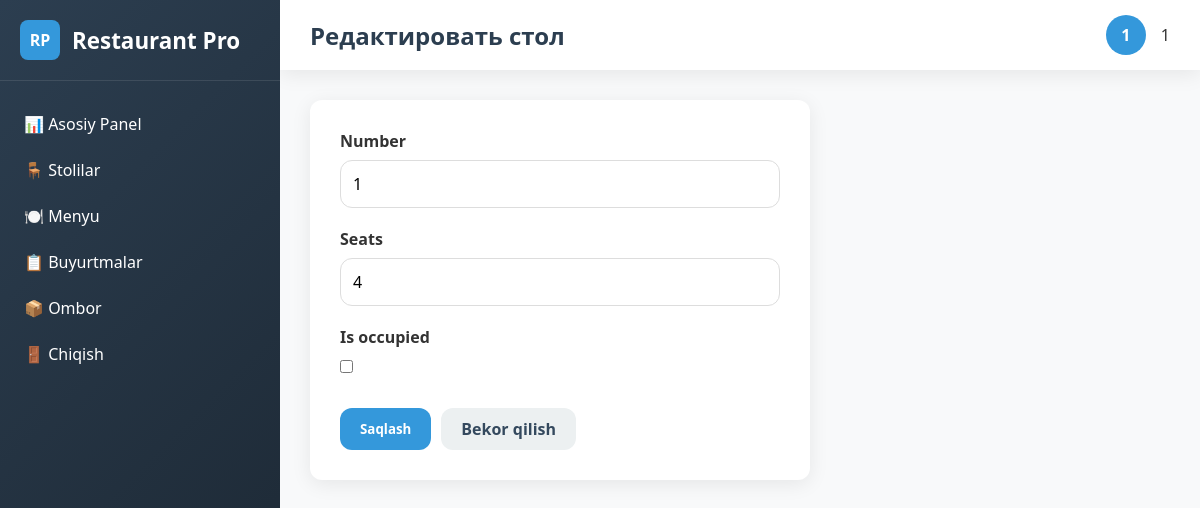
Page /tables/1/edit/ (signed in) on the committed database.
### main/models.py (models this page shows, shortened)
class User(AbstractUser):
    ROLE_CHOICES = [
        ('admin', 'Administrator'),
        ('manager', 'Menejer'),
        ('waiter', 'Ofitsiant'),
        ('cook', 'Oshpaz'),
        ('chef', 'Bosh Oshpaz'),
        ('cashier', 'Kassir'),
        ('storekeeper', 'Omborchi'),
    ]
    phone_regex = RegexValidator(
        regex=r'^\+998\d{9}$',
        message="Telefon raqam +998xxxxxxx formatida bo'lishi kerak."
    )
    phone = models.CharField(max_length=13, unique=True, null=True, blank=True, validators=[phone_regex])
    email = models.EmailField(unique=True)
    full_name = models.CharField(max_length=120)
    profile_picture = models.ImageField(upload_to='profile_pics/', blank=True, null=True)
    role = models.CharField(max_length=20, choices=ROLE_CHOICES, default='waiter')
    date_joined = models.DateTimeField(auto_now_add=True)
    class Meta:
        swappable = 'AUTH_USER_MODEL'

class Table(models.Model):
    number = models.PositiveIntegerField(unique=True)
    seats = models.PositiveIntegerField(default=4)
    is_occupied = models.BooleanField(default=False)

### main/views.py (the view)
# urls.py: path('tables/<int:table_id>/edit/', table_edit, name='table_edit'),
def table_edit(request, table_id):
    table = get_object_or_404(Table, id=table_id)
    if request.method == 'POST':
        form = TableForm(request.POST, instance=table)
        if form.is_valid():
            form.save()
            messages.success(request, 'Стол успешно обновлен!')
            return redirect('tables')
    else:
        form = TableForm(instance=table)
    return render(request, 'table_form.html', {'form': form, 'title': 'Редактировать стол'})

### main/forms.py (shortened to what this page needs)
class TableForm(forms.ModelForm):
    class Meta:
        model = Table
        fields = ['number', 'seats', 'is_occupied']
        widgets = {
            'number': forms.NumberInput(attrs={'class': 'form-control', 'placeholder': 'Номер стола'}),
            'seats': forms.NumberInput(attrs={'class': 'form-control', 'placeholder': 'Количество мест'}),
            'is_occupied': forms.CheckboxInput(attrs={'class': 'form-check-input'}),
        }

### templates/table_form.html (shortened to what this page needs)
{% extends 'base.html' %}
{% block page_title %}{{ title }}{% endblock %}
{% block content %}
<div style="max-width: 500px; background: white; padding: 30px; border-radius: var(--border-radius); box-shadow: var(--shadow);">
    <form method="post">
        {% for field in form %}
        <div class="form-group">
            <label class="form-label">{{ field.label }}</label>
            {{ field }}
        </div>
        {% endfor %}
        <div style="display: flex; gap: 10px; margin-top: 30px;">
            <button type="submit" class="btn btn-primary">Saqlash</button>
            <a href="{% url 'tables' %}" class="btn" style="background: var(--light); color: var(--dark);">Bekor qilish</a>
        </div>
    </form>
</div>
{% endblock %}

### templates/base.html (shortened to what this page needs)
<!DOCTYPE html>
<html lang="uz">
<head>
</head>
<body>
    <div class="sidebar">
        <div class="sidebar-header">
            <div class="logo">RP</div>
            <h2>Restaurant Pro</h2>
        </div>
        <div class="nav-menu">
            <a href="{% url 'index' %}"
                class="nav-item {% if request.resolver_match.url_name == 'index' %}active{% endif %}">
                📊 Asosiy Panel
            </a>
            <a href="{% url 'tables' %}"
                class="nav-item {% if request.resolver_match.url_name == 'tables' %}active{% endif %}">
                🪑 Stolilar
            </a>
            <a href="{% url 'menu' %}"
                class="nav-item {% if request.resolver_match.url_name == 'menu' %}active{% endif %}">
                🍽️ Menyu
            </a>
            <a href="{% url 'orders' %}"
                class="nav-item {% if request.resolver_match.url_name == 'orders' %}active{% endif %}">
                📋 Buyurtmalar
            </a>
            <a href="{% url 'stock' %}"
                class="nav-item {% if request.resolver_match.url_name == 'stock' %}active{% endif %}">
                📦 Ombor
            </a>
            {% if user.is_authenticated %}
            <a href="{% url 'logout' %}" class="nav-item">
                🚪 Chiqish
            </a>
            {% else %}
            <a href="{% url 'login' %}" class="nav-item">
                🔑 Kirish
            </a>
            {% endif %}
        </div>
    </div>
    <div class="main-content">
        <div class="header">
            <div class="page-title">
                {% block page_title %}Asosiy Panel{% endblock %}
            </div>
            <div class="user-menu">
                {% if user.is_authenticated %}
                <div class="user-avatar"
                    style="width: 40px; height: 40px; border-radius: 50%; background: var(--secondary); display: flex; align-items: center; justify-content: center; color: white; font-weight: bold;">
                    {{ user.full_name|default:user.username|first }}
                </div>
                <span>{{ user.full_name|default:user.username }}</span>
                {% endif %}
            </div>
        </div>
        <div class="content-area">
            {% block content %}
            {% endblock %}
        </div>
    </div>
</body>
</html>

### templates/base.html (style rules this page uses)
:root { --primary: #2c3e50; --secondary: #3498db; --success: #27ae60; --danger: #e74c3c; --warning: #f39c12; --info: #17a2b8; --light: #ecf0f1; --dark: #34495e; --sidebar-width: 280px; --header-height: 70px; --border-radius: 12px; --shadow: 0 4px 20px rgba(0, 0, 0, 0.08); --transition: all 0.3s ease; }
* { margin: 0; padding: 0; box-sizing: border-box; font-family: 'Segoe UI', Tahoma, Geneva, Verdana, sans-serif; }
body { background-color: #f8f9fa; color: #333; display: flex; min-height: 100vh; }
.sidebar { width: var(--sidebar-width); background: linear-gradient(135deg, var(--primary) 0%, #1a2530 100%); color: white; height: 100vh; position: fixed; overflow-y: auto; z-index: 1000; }
.sidebar-header { padding: 20px; border-bottom: 1px solid rgba(255, 255, 255, 0.1); display: flex; align-items: center; gap: 12px; }
.sidebar-header h2 { font-weight: 600; font-size: 1.4rem; }
.logo { width: 40px; height: 40px; background: var(--secondary); border-radius: 8px; display: flex; align-items: center; justify-content: center; font-weight: bold; color: white; }
.nav-menu { padding: 20px 0; }
.nav-item { padding: 12px 20px; display: flex; align-items: center; gap: 12px; cursor: pointer; transition: var(--transition); border-left: 4px solid transparent; text-decoration: none; color: white; }
.main-content { flex: 1; margin-left: var(--sidebar-width); }
.header { height: var(--header-height); background: white; box-shadow: var(--shadow); display: flex; align-items: center; justify-content: space-between; padding: 0 30px; position: sticky; top: 0; z-index: 100; }
.page-title { font-size: 1.5rem; font-weight: 600; color: var(--primary); }
.user-menu { display: flex; align-items: center; gap: 15px; }
.content-area { padding: 30px; min-height: calc(100vh - var(--header-height)); }
.btn { padding: 10px 20px; border: none; border-radius: var(--border-radius); cursor: pointer; font-weight: 600; transition: var(--transition); display: inline-flex; align-items: center; gap: 8px; text-decoration: none; }
.btn-primary { background: var(--secondary); color: white; }
.form-group { margin-bottom: 20px; }
.form-label { display: block; margin-bottom: 8px; font-weight: 600; }
.form-control { width: 100%; padding: 12px; border: 1px solid #ddd; border-radius: var(--border-radius); font-size: 1rem; }

### rows in the picture
User: full_name|first "1", full_name "1"
Table: form "1" "4"

### other values in the picture
{{ title }} "Редактировать стол"
{{ field.label }} "Number" "Seats" "Is occupied"
